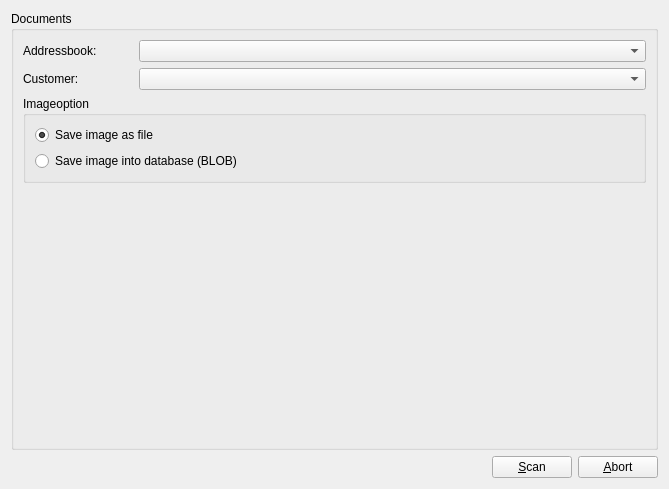
<ui version="4.0" >
 <author>Alexander Saal &lt;alex.saal@gmx.de></author>
 <class>UiDocScannerBase</class>
 <widget class="QWidget" name="UiDocScannerBase" >
  <property name="geometry" >
   <rect>
    <x>0</x>
    <y>0</y>
    <width>663</width>
    <height>489</height>
   </rect>
  </property>
  <property name="windowTitle" >
   <string>Scan documents</string>
  </property>
  <layout class="QGridLayout" >
   <item row="0" column="0" >
    <widget class="QGroupBox" name="groupBoxCustomer" >
     <property name="title" >
      <string>Documents</string>
     </property>
     <layout class="QGridLayout" >
      <item row="0" column="0" >
       <layout class="QHBoxLayout" >
        <item>
         <widget class="QLabel" name="labelCustomer_2" >
          <property name="minimumSize" >
           <size>
            <width>110</width>
            <height>0</height>
           </size>
          </property>
          <property name="maximumSize" >
           <size>
            <width>110</width>
            <height>16777215</height>
           </size>
          </property>
          <property name="text" >
           <string>Addressbook:</string>
          </property>
          <property name="buddy" >
           <cstring>cbxCustomer</cstring>
          </property>
         </widget>
        </item>
        <item>
         <widget class="QComboBox" name="cbxAddressbook" />
        </item>
       </layout>
      </item>
      <item row="1" column="0" >
       <layout class="QGridLayout" >
        <item row="0" column="0" >
         <widget class="QLabel" name="labelCustomer" >
          <property name="minimumSize" >
           <size>
            <width>110</width>
            <height>0</height>
           </size>
          </property>
          <property name="maximumSize" >
           <size>
            <width>110</width>
            <height>16777215</height>
           </size>
          </property>
          <property name="text" >
           <string>Customer:</string>
          </property>
          <property name="buddy" >
           <cstring>cbxCustomer</cstring>
          </property>
         </widget>
        </item>
        <item row="0" column="1" >
         <widget class="QComboBox" name="cbxCustomer" />
        </item>
       </layout>
      </item>
      <item row="2" column="0" >
       <widget class="QGroupBox" name="groupBoxImageOption" >
        <property name="title" >
         <string>Imageoption</string>
        </property>
        <layout class="QGridLayout" >
         <property name="leftMargin" >
          <number>9</number>
         </property>
         <property name="topMargin" >
          <number>9</number>
         </property>
         <property name="rightMargin" >
          <number>9</number>
         </property>
         <property name="bottomMargin" >
          <number>9</number>
         </property>
         <property name="horizontalSpacing" >
          <number>6</number>
         </property>
         <property name="verticalSpacing" >
          <number>6</number>
         </property>
         <item row="1" column="0" >
          <widget class="QRadioButton" name="rBtnSaveImageBlob" >
           <property name="text" >
            <string>Save image into database (BLOB)</string>
           </property>
          </widget>
         </item>
         <item row="0" column="0" >
          <widget class="QRadioButton" name="rBtnSaveImageFile" >
           <property name="text" >
            <string>Save image as file</string>
           </property>
           <property name="checked" >
            <bool>true</bool>
           </property>
          </widget>
         </item>
        </layout>
       </widget>
      </item>
      <item row="3" column="0" >
       <spacer>
        <property name="orientation" >
         <enum>Qt::Vertical</enum>
        </property>
        <property name="sizeHint" >
         <size>
          <width>623</width>
          <height>111</height>
         </size>
        </property>
       </spacer>
      </item>
     </layout>
    </widget>
   </item>
   <item row="1" column="0" >
    <layout class="QHBoxLayout" >
     <property name="spacing" >
      <number>6</number>
     </property>
     <property name="leftMargin" >
      <number>0</number>
     </property>
     <property name="topMargin" >
      <number>0</number>
     </property>
     <property name="rightMargin" >
      <number>0</number>
     </property>
     <property name="bottomMargin" >
      <number>0</number>
     </property>
     <item>
      <spacer>
       <property name="orientation" >
        <enum>Qt::Horizontal</enum>
       </property>
       <property name="sizeHint" >
        <size>
         <width>40</width>
         <height>20</height>
        </size>
       </property>
      </spacer>
     </item>
     <item>
      <widget class="QPushButton" name="btnScan" >
       <property name="enabled" >
        <bool>true</bool>
       </property>
       <property name="text" >
        <string>&amp;Scan</string>
       </property>
      </widget>
     </item>
     <item>
      <widget class="QPushButton" name="btnAbort" >
       <property name="text" >
        <string>&amp;Abort</string>
       </property>
      </widget>
     </item>
    </layout>
   </item>
  </layout>
 </widget>
 <tabstops>
  <tabstop>cbxCustomer</tabstop>
  <tabstop>btnScan</tabstop>
  <tabstop>btnAbort</tabstop>
 </tabstops>
 <includes/>
 <resources>
  <include location="../res/docscannerplugin.qrc" />
 </resources>
 <connections>
  <connection>
   <sender>btnAbort</sender>
   <signal>clicked()</signal>
   <receiver>UiDocScannerBase</receiver>
   <slot>close()</slot>
   <hints>
    <hint type="sourcelabel" >
     <x>652</x>
     <y>452</y>
    </hint>
    <hint type="destinationlabel" >
     <x>429</x>
     <y>483</y>
    </hint>
   </hints>
  </connection>
 </connections>
</ui>
